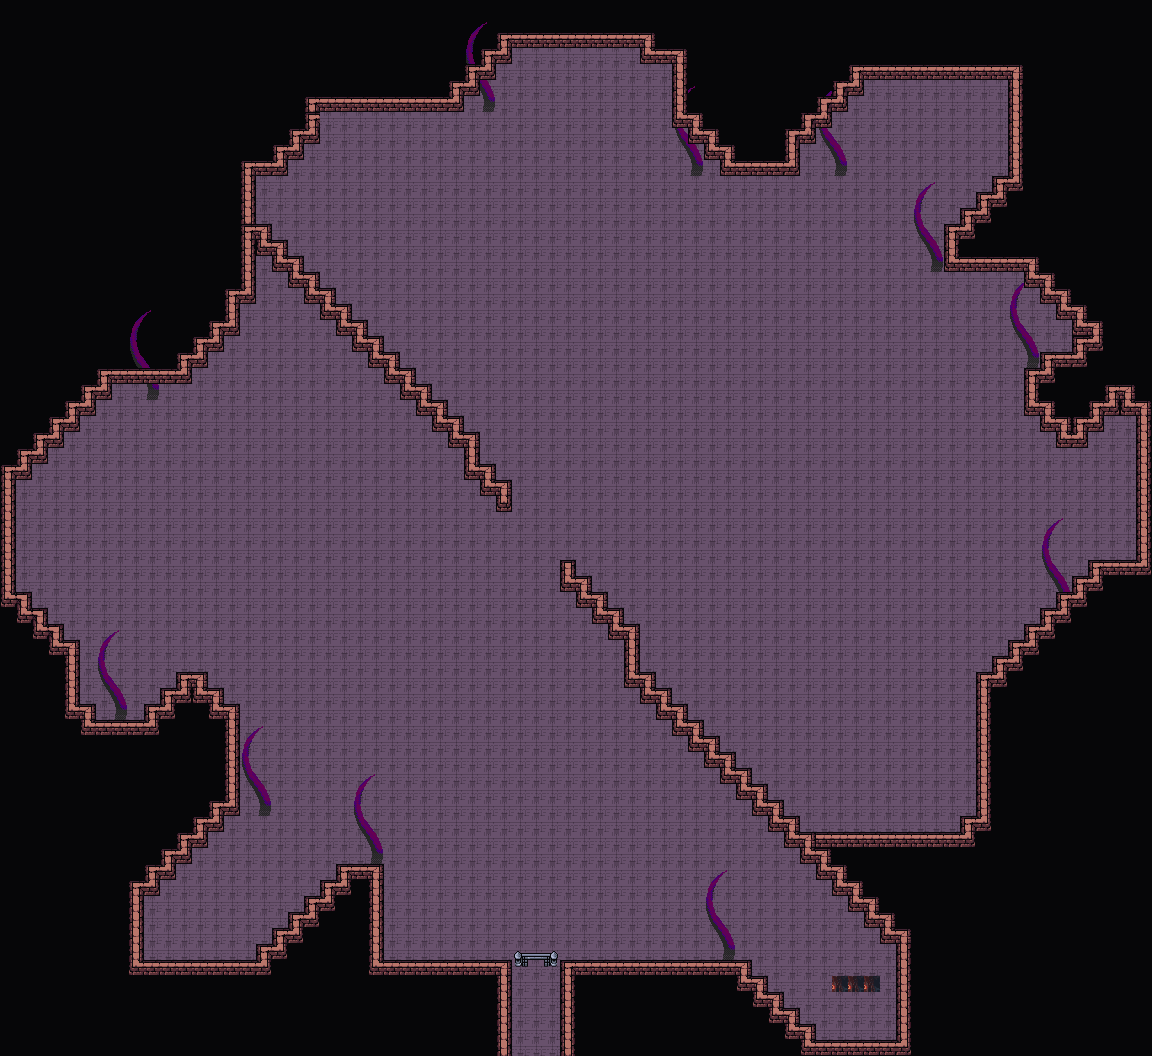

A 2D game scene composited from a Tiled map and its tileset images. What follows is a short description and the map's XML, with each tile layer's data collapsed to a summary:
An orthogonal 72x66 tile map with 16x16 px tiles, 2 tile layers (Background, Clutter), 6 tilesets and 7 objects.

<map version="1.10" tiledversion="1.11.2" orientation="orthogonal" renderorder="right-down" width="72" height="66" tilewidth="16" tileheight="16" infinite="0" nextlayerid="8" nextobjectid="101">
 <editorsettings>
  <export target="wastetown..tmx" format="tmx" />
 </editorsettings>
 <properties>
  <property name="dungeonEffect" value="{&quot;startBattleWithCard&quot;: [ &quot;Eldrazi Temple&quot;, &quot;Matter Reshaper&quot; ]}" />
  <property name="respawnEnemies" type="bool" value="true" />
 </properties>
 <tileset firstgid="1" source="../../../../common/maps/tileset/main.tsx" />
 <tileset firstgid="10113" source="../../../../common/maps/tileset/buildings.tsx" />
 <tileset firstgid="11905" source="../../../../common/maps/tileset/dungeon/dungeon_bis.tsx" />
 <tileset firstgid="28289" source="../../../../common/maps/tileset/main-nocollide.tsx" />
 <tileset firstgid="38401" source="../../../../common/maps/tileset/dungeon/animatedtiles.tsx" />
 <tileset firstgid="54785" source="../../../../common/maps/tileset/buildingsbosses.tsx" />
 <layer id="1" name="Background" width="72" height="66">
  <data>[4752 cells, 4749 non-empty, 15 distinct tile ids]</data>
 </layer>
 <layer id="3" name="Clutter" width="72" height="66">
  <properties>
   <property name="spriteLayer" type="bool" value="true" />
  </properties>
  <data>[4752 cells, 3948 non-empty, 47 distinct tile ids]</data>
 </layer>
 <objectgroup id="4" name="Objects">
  <object id="63" template="../../../../common/maps/obj/entry_up.tx" x="509" y="1056.33" width="62" height="16">
   <properties>
    <property name="teleport" value="../Realm of Legends/maps/map/magetower/Mirror_Gallery_2.tmx" />
   </properties>
  </object>
  <object id="95" template="../../../../common/maps/obj/enemy.tx" x="94.6667" y="561.333" width="64" height="64">
   <properties>
    <property name="effect" value="{&quot;startBattleWithCard&quot;: [&quot;Idol of Oblivion|C19&quot;, &quot;Path of Annihilation|MH3&quot;, &quot;Spawning Bed&quot;]}" />
    <property name="enemy" value="Azlask" />
   </properties>
  </object>
  <object id="96" template="../../../../common/maps/obj/enemy.tx" x="177.333" y="944" width="64" height="64">
   <properties>
    <property name="effect" value="{&quot;startBattleWithCard&quot;: [&quot;It That Heralds the End|MH3&quot;, &quot;Eldrazi Mimic|OGW&quot;, &quot;Sanctum of Ugin|BFZ&quot;, Hedron Matrix|ROE&quot;]}" />
    <property name="enemy" value="Zhulodok" />
   </properties>
  </object>
  <object id="97" template="../../../../common/maps/obj/enemy.tx" x="810.667" y="1009.33" width="64" height="64">
   <properties>
    <property name="effect" value="{&quot;startBattleWithCard&quot;: [&quot;From Beyond&quot;, &quot;Awakening Zone&quot;, &quot;Writhing Chrysalis&quot;]}" />
    <property name="enemy" value="Ulalek" />
   </properties>
  </object>
  <object id="98" template="../../../../common/maps/obj/enemy.tx" x="541.333" y="230.667" width="64" height="64">
   <properties>
    <property name="effect" value="{&quot;startBattleWithCard&quot;: [&quot;Pawn of Ulamog&quot;, &quot;Spawnsire of Ulamog&quot;, &quot;Oblivion Stone|M3C&quot;]}" />
    <property name="enemy" value="Ulamog" />
   </properties>
  </object>
  <object id="99" template="../../../../common/maps/obj/enemy.tx" x="761.333" y="366.667" width="64" height="64">
   <properties>
    <property name="effect" value="{&quot;startBattleWithCard&quot;: [&quot;Eye of Ugin|WWK&quot;, &quot;Emrakul's Influence|EMN&quot;, &quot;Emrakul's Messenger|MH3&quot;]}" />
    <property name="enemy" value="Emrakul" />
   </properties>
  </object>
  <object id="100" template="../../../../common/maps/obj/enemy.tx" x="934.667" y="560" width="64" height="64">
   <properties>
    <property name="effect" value="{&quot;startBattleWithCard&quot;: [&quot;Herald of Kozilek|BFZ&quot;, &quot;Kozilek's Unsealing|MH3&quot;, &quot;Bismuth Mindrender|M3C&quot;]}" />
    <property name="enemy" value="Kozilek" />
   </properties>
  </object>
 </objectgroup>
</map>
